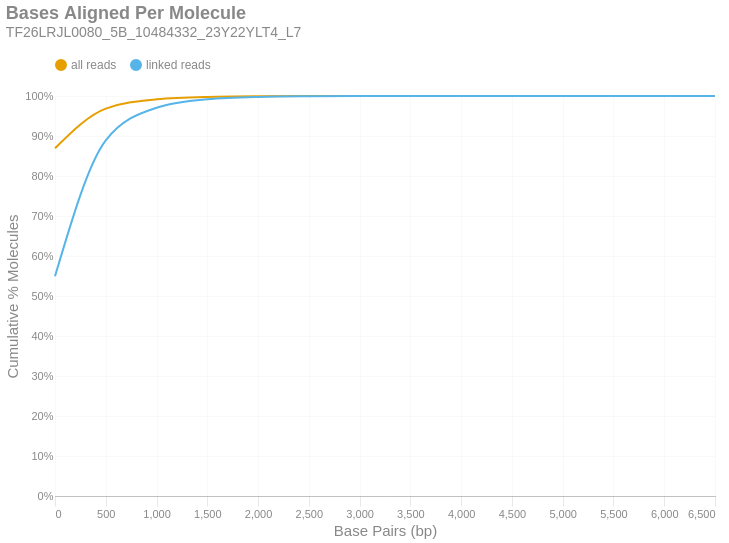

Notebook code cell kept with this figure:
### Markdown cell above
### Bases Aligned Per Molecule
This is a cumulative frequency distribution showing the number of base pairs aligned per unique molecule. These data are shown in 500 bp bins. There are two distributions: one with `all reads` (yellow) and another with only `linked reads` (blue). The percent of molecules in the `linked reads` distribution is relative to the total number of linked molecules.

### Code cell
if SKIPLR:
    print_html(f"Skipped")
else:
    binned_df = consolidated_hist(valids['aligned_bp'], mask, 500, True)
    with SafeRender(binned_df):
        (
            density_plot(binned_df, 'Bases Aligned Per Molecule', samplename, 'basesper')
            .encode(
                x=alt.X('bin:Q', title="Base Pairs (bp)").axis(tickMinStep=500).scale(padding=0),
                y=alt.Y('value:Q', title='Cumulative % Molecules')
                    .axis(format='%')
                    .scale(domain = [0,1])
                    .stack(False),
                color=alt.Color("key:N").scale(domain = ["all reads", "linked reads"]),
                tooltip = [
                    alt.Tooltip("key:N", title = "Data Type"),
                    alt.Tooltip("range_label:N", title="Bases Aligned Per Molecule"),
                    alt.Tooltip("value:Q", format = ".2%", title="% Molecules (Cum.)")
                ]
            )
        ).display()

### Figure 1 — Vega-Lite specification as saved in the notebook (floating-point values rounded to 4 significant figures)
{"width": "container", "height": 400, "config": {"title": {"anchor": "start", "dy": -15, "fontSize": 18, "color": "#888888", "subtitleColor": "#888888", "subtitleFontSize": 14}, "arc": {"fill": "#0072B2"}, "axis": {"domainColor": "#888888", "domainWidth": 0.5, "gridWidth": 0.2, "grid": false, "titleFontWeight": 400, "titleFontSize": 15, "labelFontSize": 11, "labelColor": "#888888", "tickColor": "#888888", "tickWidth": 0.2, "titleColor": "#888888"}, "axisBand": {"grid": false}, "axisX": {"grid": true, "tickSize": 10, "domainCap": "round"}, "axisY": {"domain": false, "grid": true, "tickSize": 0, "domainCap": "round"}, "background": "transparent", "header": {"labelFontSize": 15, "labelColor": "#888888", "titleFontSize": 15, "titleFontWeight": 600, "titleColor": "#888888"}, "legend": {"labelFont": "sans-serif", "labelFontSize": 12, "labelColor": "#888888", "symbolSize": 100, "symbolType": "circle", "titleFontSize": 12, "titlePadding": 10, "titleColor": "#888888", "title": null, "orient": "top"}, "range": {"category": ["#E69F00", "#56B4E9", "#009E73", "#F0E442", "#0072B2", "#D55E00", "#CC79A7", "#000000"], "diverging": ["#cfe8f3", "#a2d4ec", "#73bfe2", "#46abdb", "#1696d2", "#12719e"]}, "area": {"fill": "#0072B2", "fillOpacity": 0.7, "line": true, "strokeOpacity": 0.7}, "line": {"color": "#0072B2", "stroke": "#0072B2", "strokeWidth": 2}, "trail": {"color": "#0072B2", "stroke": "#0072B2", "strokeWidth": 0, "size": 1}, "point": {"filled": true, "fillOpacity": 1.0, "size": 95}, "text": {"color": "#888888", "fontSize": 11, "align": "right", "fontWeight": 400, "size": 11}, "bar": {"fill": "#0072B2", "stroke": null}, "view": {"stroke": null, "continuousWidth": 660, "continuousHeight": 400}}, "data": {"name": "data-c5074f216c45cabf14f7dab0c42abef0"}, "mark": {"type": "line", "interpolate": "monotone", "point": {"opacity": 0, "size": 275}}, "encoding": {"color": {"field": "key", "scale": {"domain": ["all reads", "linked reads"]}, "type": "nominal"}, "tooltip": [{"field": "key", "title": "Data Type", "type": "nominal"}, {"field": "range_label", "title": "Bases Aligned Per Molecule", "type": "nominal"}, {"field": "value", "format": ".2%", "title": "% Molecules (Cum.)", "type": "quantitative"}], "x": {"axis": {"tickMinStep": 500}, "field": "bin", "scale": {"padding": 0}, "title": "Base Pairs (bp)", "type": "quantitative"}, "y": {"axis": {"format": "%"}, "field": "value", "scale": {"domain": [0, 1]}, "stack": false, "title": "Cumulative % Molecules", "type": "quantitative"}}, "params": [{"name": "param_c36ac31b6afebe62", "select": {"type": "point", "fields": ["key"]}, "bind": "legend"}], "title": {"text": "Bases Aligned Per Molecule", "subtitle": "TF26LRJL0080_5B_10484332_23Y22YLT4_L7"}, "transform": [{"fold": ["all reads (cumsum)", "linked reads (cumsum)"]}, {"calculate": "replace(datum.key, ' (cumsum)', '')", "as": "key"}, {"filter": {"param": "param_c36ac31b6afebe62"}}], "usermeta": {"embedOptions": {"downloadFileName": "TF26LRJL0080_5B_10484332_23Y22YLT4_L7.basesper"}}, "$schema": "https://vega.github.io/schema/vega-lite/v6.4.1.json", "datasets": {"data-c5074f216c45cabf14f7dab0c42abef0": [{"bin": "0.0", "interval": "0.0-500.0", "all reads": 0.8694, "linked reads": 0.5493, "all reads (cumsum)": 0.8694, "linked reads (cumsum)": 0.5493, "range_label": "0-499"}, {"bin": "500.0", "interval": "500.0-1000.0", "all reads": 0.09921, "linked reads": 0.3398, "all reads (cumsum)": 0.9686, "linked reads (cumsum)": 0.8891, "range_label": "500-999"}, {"bin": "1000.0", "interval": "1000.0-1500.0", "all reads": 0.02318, "linked reads": 0.08156, "all reads (cumsum)": 0.9918, "linked reads (cumsum)": 0.9707, "range_label": "1000-1499"}, {"bin": "1500.0", "interval": "1500.0-2000.0", "all reads": 0.005994, "linked reads": 0.02131, "all reads (cumsum)": 0.9978, "linked reads (cumsum)": 0.992, "range_label": "1500-1999"}, {"bin": "2000.0", "interval": "2000.0-2500.0", "all reads": 0.001617, "linked reads": 0.005767, "all reads (cumsum)": 0.9994, "linked reads (cumsum)": 0.9978, "range_label": "2000-2499"}, {"bin": "2500.0", "interval": "2500.0-3000.0", "all reads": 0.0004325, "linked reads": 0.001545, "all reads (cumsum)": 0.9998, "linked reads (cumsum)": 0.9993, "range_label": "2500-2999"}, {"bin": "3000.0", "interval": "3000.0-3500.0", "all reads": 0.0001292, "linked reads": 0.0004622, "all reads (cumsum)": 0.9999, "linked reads (cumsum)": 0.9998, "range_label": "3000-3499"}, {"bin": "3500.0", "interval": "3500.0-4000.0", "all reads": 3.896e-05, "linked reads": 0.0001394, "all reads (cumsum)": 1.0, "linked reads (cumsum)": 0.9999, "range_label": "3500-3999"}, {"bin": "4000.0", "interval": "4000.0-4500.0", "all reads": 1.753e-05, "linked reads": 6.271e-05, "all reads (cumsum)": 1.0, "linked reads (cumsum)": 1.0, "range_label": "4000-4499"}, {"bin": "4500.0", "interval": "4500.0-5000.0", "all reads": 5.195e-06, "linked reads": 1.858e-05, "all reads (cumsum)": 1.0, "linked reads (cumsum)": 1.0, "range_label": "4500-4999"}, {"bin": "5000.0", "interval": "5000.0-5500.0", "all reads": 1.948e-06, "linked reads": 6.968e-06, "all reads (cumsum)": 1.0, "linked reads (cumsum)": 1.0, "range_label": "5000-5499"}, {"bin": "5500.0", "interval": "5500.0-6000.0", "all reads": 6.494e-07, "linked reads": 2.323e-06, "all reads (cumsum)": 1.0, "linked reads (cumsum)": 1.0, "range_label": "5500-5999"}, {"bin": "6000.0", "interval": "6000.0-6500.0", "all reads": 1.299e-06, "linked reads": 4.645e-06, "all reads (cumsum)": 1.0, "linked reads (cumsum)": 1.0, "range_label": "6000-6499"}, {"bin": "6500.0", "interval": "6500.0-7000.0", "all reads": 6.494e-07, "linked reads": 2.323e-06, "all reads (cumsum)": 1.0, "linked reads (cumsum)": 1.0, "range_label": "6500-6999"}]}}
